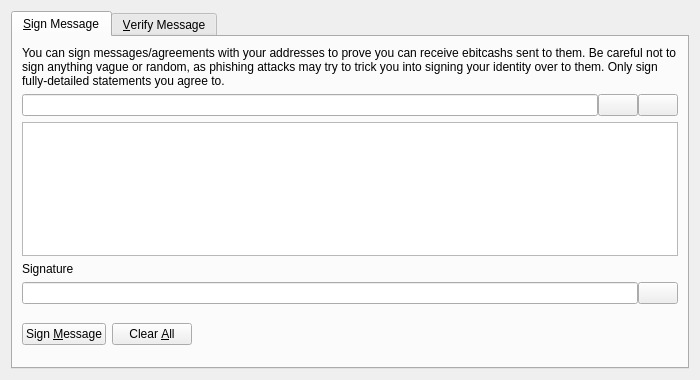
<?xml version="1.0" encoding="UTF-8"?>
<ui version="4.0">
 <class>SignVerifyMessageDialog</class>
 <widget class="QDialog" name="SignVerifyMessageDialog">
  <property name="geometry">
   <rect>
    <x>0</x>
    <y>0</y>
    <width>700</width>
    <height>380</height>
   </rect>
  </property>
  <property name="windowTitle">
   <string>Signatures - Sign / Verify a Message</string>
  </property>
  <property name="modal">
   <bool>true</bool>
  </property>
  <layout class="QVBoxLayout" name="verticalLayout">
   <item>
    <widget class="QTabWidget" name="tabWidget">
     <property name="currentIndex">
      <number>0</number>
     </property>
     <widget class="QWidget" name="tabSignMessage">
      <attribute name="title">
       <string>&amp;Sign Message</string>
      </attribute>
      <layout class="QVBoxLayout" name="verticalLayout_SM">
       <item>
        <widget class="QLabel" name="infoLabel_SM">
         <property name="text">
          <string>You can sign messages/agreements with your addresses to prove you can receive ebitcashs sent to them. Be careful not to sign anything vague or random, as phishing attacks may try to trick you into signing your identity over to them. Only sign fully-detailed statements you agree to.</string>
         </property>
         <property name="textFormat">
          <enum>Qt::PlainText</enum>
         </property>
         <property name="wordWrap">
          <bool>true</bool>
         </property>
        </widget>
       </item>
       <item>
        <layout class="QHBoxLayout" name="horizontalLayout_1_SM">
         <property name="spacing">
          <number>0</number>
         </property>
         <item>
          <widget class="QValidatedLineEdit" name="addressIn_SM">
           <property name="toolTip">
            <string>The eBitcash address to sign the message with</string>
           </property>
          </widget>
         </item>
         <item>
          <widget class="QPushButton" name="addressBookButton_SM">
           <property name="toolTip">
            <string>Choose previously used address</string>
           </property>
           <property name="text">
            <string/>
           </property>
           <property name="icon">
            <iconset resource="../ebitcash.qrc">
             <normaloff>:/icons/address-book</normaloff>:/icons/address-book</iconset>
           </property>
           <property name="shortcut">
            <string>Alt+A</string>
           </property>
           <property name="autoDefault">
            <bool>false</bool>
           </property>
          </widget>
         </item>
         <item>
          <widget class="QPushButton" name="pasteButton_SM">
           <property name="toolTip">
            <string>Paste address from clipboard</string>
           </property>
           <property name="text">
            <string/>
           </property>
           <property name="icon">
            <iconset resource="../ebitcash.qrc">
             <normaloff>:/icons/editpaste</normaloff>:/icons/editpaste</iconset>
           </property>
           <property name="shortcut">
            <string>Alt+P</string>
           </property>
           <property name="autoDefault">
            <bool>false</bool>
           </property>
          </widget>
         </item>
        </layout>
       </item>
       <item>
        <widget class="QPlainTextEdit" name="messageIn_SM">
         <property name="toolTip">
          <string>Enter the message you want to sign here</string>
         </property>
        </widget>
       </item>
       <item>
        <widget class="QLabel" name="signatureLabel_SM">
         <property name="text">
          <string>Signature</string>
         </property>
         <property name="textFormat">
          <enum>Qt::PlainText</enum>
         </property>
        </widget>
       </item>
       <item>
        <layout class="QHBoxLayout" name="horizontalLayout_2_SM">
         <property name="spacing">
          <number>0</number>
         </property>
         <item>
          <widget class="QLineEdit" name="signatureOut_SM">
           <property name="font">
            <font>
             <italic>true</italic>
            </font>
           </property>
           <property name="readOnly">
            <bool>true</bool>
           </property>
          </widget>
         </item>
         <item>
          <widget class="QPushButton" name="copySignatureButton_SM">
           <property name="toolTip">
            <string>Copy the current signature to the system clipboard</string>
           </property>
           <property name="text">
            <string/>
           </property>
           <property name="icon">
            <iconset resource="../ebitcash.qrc">
             <normaloff>:/icons/editcopy</normaloff>:/icons/editcopy</iconset>
           </property>
           <property name="autoDefault">
            <bool>false</bool>
           </property>
          </widget>
         </item>
        </layout>
       </item>
       <item>
        <layout class="QHBoxLayout" name="horizontalLayout_3_SM">
         <item>
          <widget class="QPushButton" name="signMessageButton_SM">
           <property name="toolTip">
            <string>Sign the message to prove you own this eBitcash address</string>
           </property>
           <property name="text">
            <string>Sign &amp;Message</string>
           </property>
           <property name="icon">
            <iconset resource="../ebitcash.qrc">
             <normaloff>:/icons/edit</normaloff>:/icons/edit</iconset>
           </property>
           <property name="autoDefault">
            <bool>false</bool>
           </property>
          </widget>
         </item>
         <item>
          <widget class="QPushButton" name="clearButton_SM">
           <property name="toolTip">
            <string>Reset all sign message fields</string>
           </property>
           <property name="text">
            <string>Clear &amp;All</string>
           </property>
           <property name="icon">
            <iconset resource="../ebitcash.qrc">
             <normaloff>:/icons/remove</normaloff>:/icons/remove</iconset>
           </property>
           <property name="autoDefault">
            <bool>false</bool>
           </property>
          </widget>
         </item>
         <item>
          <spacer name="horizontalSpacer_1_SM">
           <property name="orientation">
            <enum>Qt::Horizontal</enum>
           </property>
           <property name="sizeHint" stdset="0">
            <size>
             <width>40</width>
             <height>48</height>
            </size>
           </property>
          </spacer>
         </item>
         <item>
          <widget class="QLabel" name="statusLabel_SM">
           <property name="font">
            <font>
             <weight>75</weight>
             <bold>true</bold>
            </font>
           </property>
           <property name="text">
            <string/>
           </property>
           <property name="wordWrap">
            <bool>true</bool>
           </property>
          </widget>
         </item>
         <item>
          <spacer name="horizontalSpacer_2_SM">
           <property name="orientation">
            <enum>Qt::Horizontal</enum>
           </property>
           <property name="sizeHint" stdset="0">
            <size>
             <width>40</width>
             <height>48</height>
            </size>
           </property>
          </spacer>
         </item>
        </layout>
       </item>
      </layout>
     </widget>
     <widget class="QWidget" name="tabVerifyMessage">
      <attribute name="title">
       <string>&amp;Verify Message</string>
      </attribute>
      <layout class="QVBoxLayout" name="verticalLayout_VM">
       <item>
        <widget class="QLabel" name="infoLabel_VM">
         <property name="text">
          <string>Enter the receiver's address, message (ensure you copy line breaks, spaces, tabs, etc. exactly) and signature below to verify the message. Be careful not to read more into the signature than what is in the signed message itself, to avoid being tricked by a man-in-the-middle attack. Note that this only proves the signing party receives with the address, it cannot prove sendership of any transaction!</string>
         </property>
         <property name="textFormat">
          <enum>Qt::PlainText</enum>
         </property>
         <property name="alignment">
          <set>Qt::AlignLeading|Qt::AlignLeft|Qt::AlignTop</set>
         </property>
         <property name="wordWrap">
          <bool>true</bool>
         </property>
        </widget>
       </item>
       <item>
        <layout class="QHBoxLayout" name="horizontalLayout_1_VM">
         <property name="spacing">
          <number>0</number>
         </property>
         <item>
          <widget class="QValidatedLineEdit" name="addressIn_VM">
           <property name="toolTip">
            <string>The eBitcash address the message was signed with</string>
           </property>
          </widget>
         </item>
         <item>
          <widget class="QPushButton" name="addressBookButton_VM">
           <property name="toolTip">
            <string>Choose previously used address</string>
           </property>
           <property name="text">
            <string/>
           </property>
           <property name="icon">
            <iconset resource="../ebitcash.qrc">
             <normaloff>:/icons/address-book</normaloff>:/icons/address-book</iconset>
           </property>
           <property name="shortcut">
            <string>Alt+A</string>
           </property>
           <property name="autoDefault">
            <bool>false</bool>
           </property>
          </widget>
         </item>
        </layout>
       </item>
       <item>
        <widget class="QPlainTextEdit" name="messageIn_VM"/>
       </item>
       <item>
        <widget class="QValidatedLineEdit" name="signatureIn_VM"/>
       </item>
       <item>
        <layout class="QHBoxLayout" name="horizontalLayout_2_VM">
         <item>
          <widget class="QPushButton" name="verifyMessageButton_VM">
           <property name="toolTip">
            <string>Verify the message to ensure it was signed with the specified eBitcash address</string>
           </property>
           <property name="text">
            <string>Verify &amp;Message</string>
           </property>
           <property name="icon">
            <iconset resource="../ebitcash.qrc">
             <normaloff>:/icons/transaction_0</normaloff>:/icons/transaction_0</iconset>
           </property>
           <property name="autoDefault">
            <bool>false</bool>
           </property>
          </widget>
         </item>
         <item>
          <widget class="QPushButton" name="clearButton_VM">
           <property name="toolTip">
            <string>Reset all verify message fields</string>
           </property>
           <property name="text">
            <string>Clear &amp;All</string>
           </property>
           <property name="icon">
            <iconset resource="../ebitcash.qrc">
             <normaloff>:/icons/remove</normaloff>:/icons/remove</iconset>
           </property>
           <property name="autoDefault">
            <bool>false</bool>
           </property>
          </widget>
         </item>
         <item>
          <spacer name="horizontalSpacer_1_VM">
           <property name="orientation">
            <enum>Qt::Horizontal</enum>
           </property>
           <property name="sizeHint" stdset="0">
            <size>
             <width>40</width>
             <height>48</height>
            </size>
           </property>
          </spacer>
         </item>
         <item>
          <widget class="QLabel" name="statusLabel_VM">
           <property name="font">
            <font>
             <weight>75</weight>
             <bold>true</bold>
            </font>
           </property>
           <property name="text">
            <string/>
           </property>
           <property name="wordWrap">
            <bool>true</bool>
           </property>
          </widget>
         </item>
         <item>
          <spacer name="horizontalSpacer_2_VM">
           <property name="orientation">
            <enum>Qt::Horizontal</enum>
           </property>
           <property name="sizeHint" stdset="0">
            <size>
             <width>40</width>
             <height>48</height>
            </size>
           </property>
          </spacer>
         </item>
        </layout>
       </item>
      </layout>
     </widget>
    </widget>
   </item>
  </layout>
 </widget>
 <customwidgets>
  <customwidget>
   <class>QValidatedLineEdit</class>
   <extends>QLineEdit</extends>
   <header>qvalidatedlineedit.h</header>
  </customwidget>
 </customwidgets>
 <resources>
  <include location="../ebitcash.qrc"/>
 </resources>
 <connections/>
</ui>
